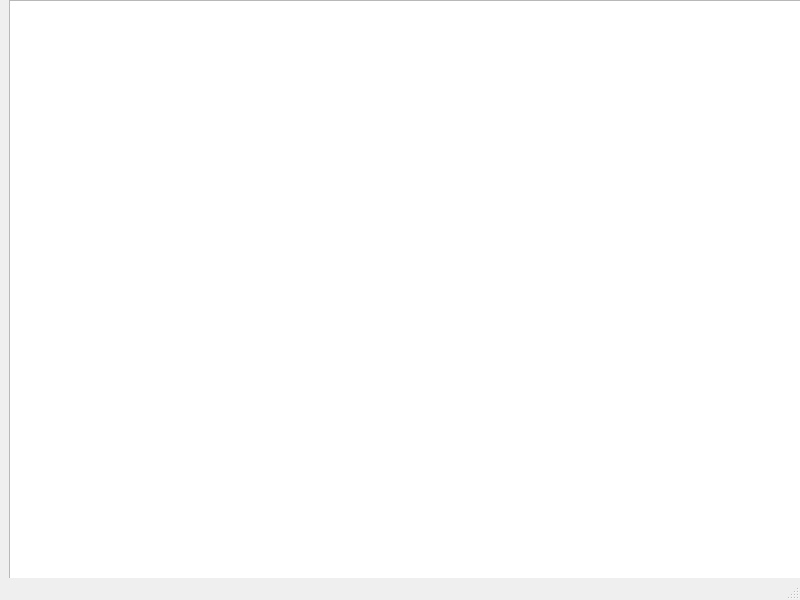
<?xml version="1.0" encoding="UTF-8"?>
<ui version="4.0">
 <class>MainWindow</class>
 <widget class="QMainWindow" name="MainWindow">
  <property name="geometry">
   <rect>
    <x>0</x>
    <y>0</y>
    <width>800</width>
    <height>600</height>
   </rect>
  </property>
  <property name="windowTitle">
   <string>MainWindow</string>
  </property>
  <widget class="QWidget" name="centralwidget">
   <widget class="QGraphicsView" name="graphicsView">
    <property name="geometry">
     <rect>
      <x>9</x>
      <y>0</y>
      <width>800</width>
      <height>581</height>
     </rect>
    </property>
   </widget>
  </widget>
  <widget class="QMenuBar" name="menubar">
   <property name="geometry">
    <rect>
     <x>0</x>
     <y>0</y>
     <width>800</width>
     <height>21</height>
    </rect>
   </property>
  </widget>
  <widget class="QStatusBar" name="statusbar"/>
 </widget>
 <resources/>
 <connections/>
</ui>
